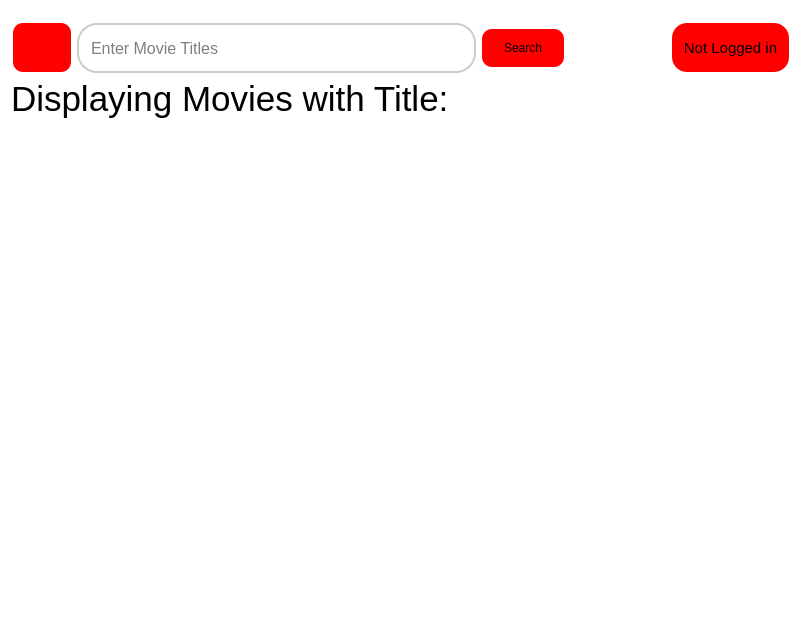
<?xml version="1.0" encoding="UTF-8"?>
<ui version="4.0">
 <class>List</class>
 <widget class="QWidget" name="List">
  <property name="geometry">
   <rect>
    <x>0</x>
    <y>0</y>
    <width>800</width>
    <height>627</height>
   </rect>
  </property>
  <property name="windowTitle">
   <string>Form</string>
  </property>
  <property name="styleSheet">
   <string notr="true">background-color: rgb(255, 255, 255);</string>
  </property>
  <layout class="QVBoxLayout" name="verticalLayout">
   <item>
    <spacer name="verticalSpacer_2">
     <property name="orientation">
      <enum>Qt::Orientation::Vertical</enum>
     </property>
     <property name="sizeType">
      <enum>QSizePolicy::Policy::Maximum</enum>
     </property>
     <property name="sizeHint" stdset="0">
      <size>
       <width>20</width>
       <height>12</height>
      </size>
     </property>
    </spacer>
   </item>
   <item>
    <layout class="QHBoxLayout" name="horizontalLayout">
     <property name="sizeConstraint">
      <enum>QLayout::SizeConstraint::SetDefaultConstraint</enum>
     </property>
     <property name="leftMargin">
      <number>2</number>
     </property>
     <property name="rightMargin">
      <number>0</number>
     </property>
     <item>
      <widget class="QPushButton" name="home_button">
       <property name="sizePolicy">
        <sizepolicy hsizetype="Fixed" vsizetype="Fixed">
         <horstretch>0</horstretch>
         <verstretch>0</verstretch>
        </sizepolicy>
       </property>
       <property name="minimumSize">
        <size>
         <width>58</width>
         <height>49</height>
        </size>
       </property>
       <property name="styleSheet">
        <string notr="true">QPushButton {
	background-color: rgb(255,0,0);
	border-radius: 10px;

}
QPushButton:hover {
	background-color: rgb(0,0,0);
}
</string>
       </property>
       <property name="text">
        <string/>
       </property>
       <property name="icon">
        <iconset theme="QIcon::ThemeIcon::GoHome"/>
       </property>
      </widget>
     </item>
     <item>
      <widget class="QLineEdit" name="input">
       <property name="minimumSize">
        <size>
         <width>399</width>
         <height>50</height>
        </size>
       </property>
       <property name="styleSheet">
        <string notr="true">QLineEdit {
                        padding: 10px;
                        font-size: 16px;
                        border: 2px solid #ccc;
                        border-radius: 20px;  
                        background-color: white;
                        color: #000000
}
QLineEdit:focus {
	border: 2px solid #ff0000;  
}</string>
       </property>
       <property name="placeholderText">
        <string>Enter Movie Titles</string>
       </property>
      </widget>
     </item>
     <item>
      <widget class="QPushButton" name="search_button">
       <property name="minimumSize">
        <size>
         <width>82</width>
         <height>38</height>
        </size>
       </property>
       <property name="styleSheet">
        <string notr="true">QPushButton {
	border-radius: 10px;
	background-color: rgb(255,0,0);
	padding: 5px;
 }
QPushButton:hover {
	background-color: rgb(0,0, 0);
	border-radius: 10px;
}</string>
       </property>
       <property name="text">
        <string>Search</string>
       </property>
      </widget>
     </item>
     <item>
      <spacer name="horizontalSpacer_2">
       <property name="orientation">
        <enum>Qt::Orientation::Horizontal</enum>
       </property>
       <property name="sizeHint" stdset="0">
        <size>
         <width>40</width>
         <height>20</height>
        </size>
       </property>
      </spacer>
     </item>
     <item>
      <widget class="QPushButton" name="account_button">
       <property name="sizePolicy">
        <sizepolicy hsizetype="Fixed" vsizetype="Fixed">
         <horstretch>0</horstretch>
         <verstretch>0</verstretch>
        </sizepolicy>
       </property>
       <property name="minimumSize">
        <size>
         <width>117</width>
         <height>49</height>
        </size>
       </property>
       <property name="focusPolicy">
        <enum>Qt::FocusPolicy::StrongFocus</enum>
       </property>
       <property name="styleSheet">
        <string notr="true">QPushButton {
	background-color: rgb(255,0,0);
	font-size: 15px;
	border-radius: 15px;

}
QPushButton:hover {
	background-color: rgb(0,0,0);
}
</string>
       </property>
       <property name="text">
        <string>Not Logged in</string>
       </property>
      </widget>
     </item>
    </layout>
   </item>
   <item>
    <widget class="QLabel" name="display_title">
     <property name="styleSheet">
      <string notr="true">color: black; font-size: 35px;</string>
     </property>
     <property name="text">
      <string>Displaying Movies with Title: </string>
     </property>
    </widget>
   </item>
   <item>
    <spacer name="verticalSpacer">
     <property name="orientation">
      <enum>Qt::Orientation::Vertical</enum>
     </property>
     <property name="sizeHint" stdset="0">
      <size>
       <width>20</width>
       <height>40</height>
      </size>
     </property>
    </spacer>
   </item>
  </layout>
 </widget>
 <resources/>
 <connections/>
</ui>
